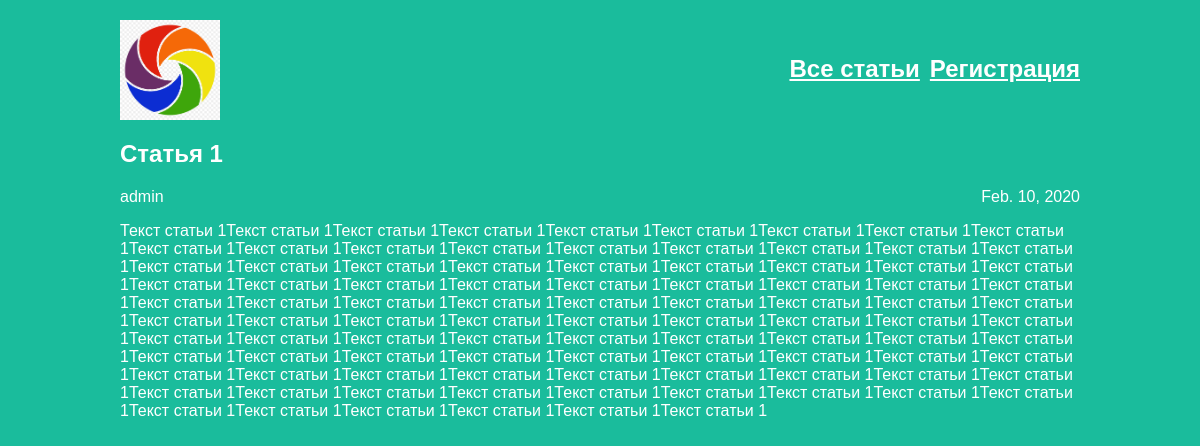
The app's page /article/1 with its own data.
### articles/models.py (models this page shows, shortened)
class Article(models.Model):
    title = models.CharField(max_length=200)
    author = models.ForeignKey(User, on_delete=models.CASCADE)
    text = models.TextField()
    created_date = models.DateField(auto_now_add=True)

### articles/views.py (the view)
# urls.py: re_path(r'^article/(?P<article_id>\d+)$', views.get_article, name='get_article'),
def get_article(request, article_id):
    try:
        post = Article.objects.get(id=article_id)
        return render(request, 'article.html', {"post": post})
    except Article.DoesNotExist:
        raise Http404

### articles/templates/article.html (shortened to what this page needs)
<!DOCTYPE html>
<html>
    <head>
        <link rel="stylesheet" href="{{ STATIC_URL }}/static/css/article.css">
    </head>
    <body class = "article">
        <div class="header">
            <h2 class="reg-ref">
                <a href="/registration">Регистрация</a>
            </h2>
            <img src="/{{ STATIC_URL }}static/img/logo.png"/>
            <h2 class="post-title">
                <a href="/">Все статьи</a>
            </h2>
        </div>
        <div class="archives">
            <div class="one-post">
                <h2 class="post-title">{{ post.title }}</h2>
                <div class="article-info">
                    <div class="article-author">{{ post.author.username }}</div>
                    <div class="article-created-date">{{ post.created_date }}</div>
                </div>
                <p class="article-text">{{ post.text }}</p>
            </div>
        </div>
    </body>
</html>

### articles/static/css/article.css (style rules this page uses)
body { background: #1abc9c; font-family: Tahoma, Arial, sans-serif; color: #ffffff; }
.reg-ref a { float: right; color: #ffffff; padding-left: 10px; }
.header img { display: block; width: 100px; height: 100px; margin-left: auto; margin-right: auto; }
.archives { width: 960px; margin-left: auto; margin-right: auto; }
.post-title a { color: #ffffff; }
.article-author { width: 50%; float: left; }
.article-created-date { text-align: right; }
.article .header a { padding-top: 35px; float: right; }
.article .header img { float: left; }
.article .header { padding-bottom: 100px; }
.article { width: 960px; margin-left: auto; margin-right: auto; }

### records on screen
Article: title "Статья 1", author.username "admin", created_date "Feb. 10, 2020", text "Текст статьи 1Текст статьи 1Текст статьи 1Текст статьи 1Текст статьи 1Текст статьи 1Текст статьи 1Текст статьи 1Текст статьи 1Текст статьи 1Текст статьи 1Текст статьи 1Текст статьи 1Текст статьи 1Текст статьи 1Текст статьи 1Текст статьи 1Текст статьи 1Текст статьи 1Текст статьи 1Текст статьи 1Текст статьи 1Текст статьи 1Текст статьи 1Текст статьи 1Текст статьи 1Текст статьи 1Текст статьи 1Текст статьи 1Текст статьи 1Текст статьи 1Текст статьи 1Текст статьи 1Текст статьи 1Текст статьи 1Текст статьи 1Текст статьи 1Текст статьи 1Текст статьи 1Текст статьи 1Текст статьи 1Текст статьи 1Текст статьи 1Текст статьи 1Текст статьи 1Текст статьи 1Текст статьи 1Текст статьи 1Текст статьи 1Текст статьи…"
